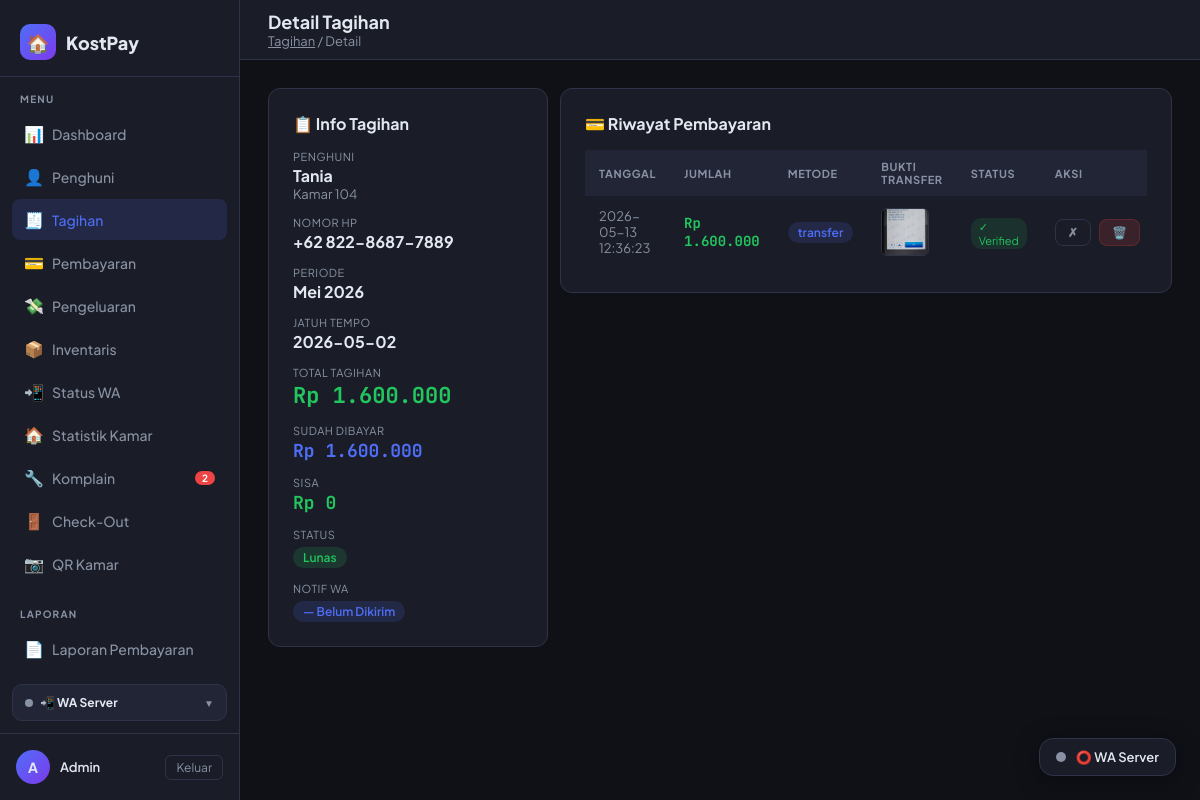
Screenshot of /tagihan/detail/21 (signed in) with the database file from the repository.
### tables this page shows
CREATE TABLE "penghuni" (
    id                          INTEGER PRIMARY KEY AUTOINCREMENT,
    nama                        TEXT    NOT NULL,
    nomor_kamar                 TEXT    NOT NULL,
    no_hp                       TEXT,
    email                       TEXT,
    tanggal_masuk               TEXT,
    harga_sewa                  REAL    NOT NULL DEFAULT 0,
    aktif                       INTEGER NOT NULL DEFAULT 1,
    created_at                  TEXT,
    foto_ktp                    TEXT,
    bukti_transfer_jaminan      TEXT,
    bukti_pengembalian_jaminan  TEXT,
    tanggal_keluar              TEXT,
    deposit                     REAL    DEFAULT 0,
    keterangan                  TEXT
  );

CREATE TABLE tagihan (
            id           INTEGER PRIMARY KEY AUTOINCREMENT,
            penghuni_id  INTEGER NOT NULL,
            bulan        TEXT    NOT NULL,   -- format: YYYY-MM
            jumlah       REAL    NOT NULL,
            keterangan   TEXT,
            status       TEXT    NOT NULL DEFAULT 'belum',  -- belum / lunas / sebagian
            created_at   TEXT    DEFAULT (datetime('now','localtime')), tanggal_jatuh_tempo TEXT, notif_wa_terkirim INTEGER NOT NULL DEFAULT 0, wa_count INTEGER DEFAULT 0,
            FOREIGN KEY (penghuni_id) REFERENCES penghuni(id)
        );

CREATE TABLE pembayaran (
            id           INTEGER PRIMARY KEY AUTOINCREMENT,
            tagihan_id   INTEGER NOT NULL,
            penghuni_id  INTEGER NOT NULL,
            jumlah_bayar REAL    NOT NULL,
            metode       TEXT    NOT NULL DEFAULT 'transfer',
            bukti_file   TEXT,               -- path file upload
            catatan      TEXT,
            tanggal_bayar TEXT   DEFAULT (datetime('now','localtime')),
            verified     INTEGER NOT NULL DEFAULT 0, keterangan TEXT DEFAULT '',
            FOREIGN KEY (tagihan_id)  REFERENCES tagihan(id),
            FOREIGN KEY (penghuni_id) REFERENCES penghuni(id)
        );

CREATE TABLE pembayaran_bukti (
            id             INTEGER PRIMARY KEY AUTOINCREMENT,
            pembayaran_id  INTEGER NOT NULL,
            filename       TEXT    NOT NULL,
            original_name  TEXT,
            uploaded_at    TEXT    DEFAULT (datetime('now','localtime')),
            FOREIGN KEY (pembayaran_id) REFERENCES pembayaran(id) ON DELETE CASCADE
        );

### routes/tagihan_routes.py (the view)
@tagihan_bp.route('/detail/<int:tid>')
@login_required
def detail(tid):
    tagihan = tagihan_model.get_tagihan_by_id(tid)
    if not tagihan:
        flash('Tagihan tidak ditemukan.', 'danger')
        return redirect(url_for('tagihan.index'))
    pembayaran_list = pembayaran_model.get_pembayaran_by_tagihan(tid)
    total_dibayar   = pembayaran_model.total_dibayar(tid)
    sisa = tagihan['jumlah'] - total_dibayar
    bukti_map = {}
    if pembayaran_list:
        pm_ids = [pm['id'] for pm in pembayaran_list]
        conn = get_db()
        try:
            conn.execute("""
                CREATE TABLE IF NOT EXISTS pembayaran_bukti (
                    id             INTEGER PRIMARY KEY AUTOINCREMENT,
                    pembayaran_id  INTEGER NOT NULL,
                    filename       TEXT    NOT NULL,
                    original_name  TEXT,
                    uploaded_at    TEXT    DEFAULT (datetime('now','localtime')),
                    FOREIGN KEY (pembayaran_id) REFERENCES pembayaran(id) ON DELETE CASCADE
                )
            """)
            placeholders = ','.join('?' for _ in pm_ids)
            rows = conn.execute(
                f"SELECT * FROM pembayaran_bukti WHERE pembayaran_id IN ({placeholders}) ORDER BY pembayaran_id, id",
                pm_ids
            ).fetchall()
            for b in rows:
                bukti_map.setdefault(b['pembayaran_id'], []).append(b)
        finally:
            conn.close()
    return render_template('tagihan/detail.html',
                           tagihan=tagihan,
                           pembayaran_list=pembayaran_list,
                           total_dibayar=total_dibayar,
                           sisa=sisa,
                           bukti_map=bukti_map,
                           today=date.today().strftime('%Y-%m-%d'))

### models/database.py (called while the page is built)
def get_db():
    conn = sqlite3.connect(DATABASE)
    conn.row_factory = sqlite3.Row
    return conn

### models/pembayaran_model.py (called while the page is built)
def get_pembayaran_by_tagihan(tagihan_id):
    conn = get_db()
    rows = conn.execute("""
        SELECT pm.*, p.nama, p.nomor_kamar
        FROM pembayaran pm
        JOIN penghuni p ON pm.penghuni_id = p.id
        WHERE pm.tagihan_id = ?
        ORDER BY pm.tanggal_bayar DESC
    """, (tagihan_id,)).fetchall()
    conn.close()
    return rows

def total_dibayar(tagihan_id):
    conn = get_db()
    result = conn.execute(
        "SELECT COALESCE(SUM(jumlah_bayar),0) as total FROM pembayaran WHERE tagihan_id=?",
        (tagihan_id,)
    ).fetchone()
    conn.close()
    return result['total']

### models/tagihan_model.py (called while the page is built)
def get_tagihan_by_id(tagihan_id):
    conn = get_db()
    row = conn.execute("""
        SELECT t.*, p.nama, p.nomor_kamar, p.no_hp
        FROM tagihan t
        JOIN penghuni p ON t.penghuni_id = p.id
        WHERE t.id = ?
    """, (tagihan_id,)).fetchone()
    conn.close()
    return row

### utils/auth.py (called while the page is built)
def login_required(f):
    @wraps(f)
    def decorated(*args, **kwargs):
        if 'admin_id' not in session:
            flash('Silakan login terlebih dahulu.', 'warning')
            return redirect(url_for('auth.login'))
        return f(*args, **kwargs)
    return decorated

### utils/context_processors.py (called while the page is built)
def register_context_processors(app):
    @app.context_processor
    def inject_komplain_badge():
        if not session.get('admin_id'):
            return {}
        try:
            from models.database import get_db
            row = get_db().execute(
                "SELECT COUNT(*) c FROM komplain WHERE status='baru'"
            ).fetchone()
            return {'komplain_baru_count': row['c'] if row and row['c'] else 0}
        except Exception:
            return {'komplain_baru_count': 0}

### utils/format_helper.py (called while the page is built)
def rupiah(amount) -> str:
    try:
        return f"Rp {float(amount):,.0f}".replace(",", ".")
    except (ValueError, TypeError):
        return "Rp 0"

def nama_bulan(bulan_str: str) -> str:
    BULAN = [
        '', 'Januari', 'Februari', 'Maret', 'April', 'Mei', 'Juni',
        'Juli', 'Agustus', 'September', 'Oktober', 'November', 'Desember'
    ]
    try:
        tahun, bln = bulan_str.split('-')
        return f"{BULAN[int(bln)]} {tahun}"
    except Exception:
        return bulan_str

### templates/tagihan/detail.html (shortened to what this page needs)
{% extends 'base.html' %}
{% block page_title %}Detail Tagihan{% endblock %}
{% block breadcrumb %}<a href="{{ url_for('tagihan.index') }}" style="color:var(--muted)">Tagihan</a> / Detail{% endblock %}
{% block content %}
{% set badge = tagihan.status | status_badge %}
<div class="flex gap-3" style="flex-wrap:wrap; align-items:flex-start;">
  <div class="card" style="min-width:280px; flex:0 0 280px;">
    <div class="card-title mb-4">📋 Info Tagihan</div>
    <div style="display:flex; flex-direction:column; gap:14px;">
      <div>
        <div class="text-muted" style="font-size:11px; text-transform:uppercase; letter-spacing:.5px;">Penghuni</div>
        <div class="fw-bold" style="margin-top:2px;">{{ tagihan.nama }}</div>
        <div class="text-muted">Kamar {{ tagihan.nomor_kamar }}</div>
      </div>
      <div>
        <div class="text-muted" style="font-size:11px; text-transform:uppercase; letter-spacing:.5px;">Nomor HP</div>
        <div style="margin-top:2px;">
          {% if tagihan.no_hp %}
            <span class="fw-bold">{{ tagihan.no_hp }}</span>
          {% endif %}
        </div>
      </div>
      <div>
        <div class="text-muted" style="font-size:11px; text-transform:uppercase; letter-spacing:.5px;">Periode</div>
        <div class="fw-bold" style="margin-top:2px;">{{ tagihan.bulan | nama_bulan }}</div>
      </div>
      <div>
        <div class="text-muted" style="font-size:11px; text-transform:uppercase; letter-spacing:.5px;">Jatuh Tempo</div>
        <div style="margin-top:2px;">
          {% if tagihan.tanggal_jatuh_tempo %}
            {% if tagihan.status != 'lunas' and tagihan.tanggal_jatuh_tempo < today %}
              <span class="badge badge-danger">⚠️ {{ tagihan.tanggal_jatuh_tempo }}</span>
              <div class="text-muted" style="font-size:11px; margin-top:4px;">Sudah melewati jatuh tempo</div>
            {% else %}
              <span class="fw-bold">{{ tagihan.tanggal_jatuh_tempo }}</span>
            {% endif %}
          {% else %}
            <span class="text-muted">—</span>
          {% endif %}
        </div>
      </div>
      <div>
        <div class="text-muted" style="font-size:11px; text-transform:uppercase; letter-spacing:.5px;">Total Tagihan</div>
        <div class="fw-bold text-mono text-green" style="font-size:22px; margin-top:2px;">{{ tagihan.jumlah | rupiah }}</div>
      </div>
      <div>
        <div class="text-muted" style="font-size:11px; text-transform:uppercase; letter-spacing:.5px;">Sudah Dibayar</div>
        <div class="fw-bold text-mono text-accent" style="font-size:18px; margin-top:2px;">{{ total_dibayar | rupiah }}</div>
      </div>
      <div>
        <div class="text-muted" style="font-size:11px; text-transform:uppercase; letter-spacing:.5px;">Sisa</div>
        <div class="fw-bold text-mono {% if sisa > 0 %}text-red{% else %}text-green{% endif %}" style="font-size:18px; margin-top:2px;">{{ sisa | rupiah }}</div>
      </div>
      <div>
        <div class="text-muted" style="font-size:11px; text-transform:uppercase; letter-spacing:.5px;">Status</div>
        <div style="margin-top:4px;"><span class="badge badge-{{ badge.color }}">{{ badge.label }}</span></div>
      </div>
      <div>
        <div class="text-muted" style="font-size:11px; text-transform:uppercase; letter-spacing:.5px;">Notif WA</div>
        <div style="margin-top:4px;">
          {% if tagihan.notif_wa_terkirim %}
            <span class="badge badge-success">✓ Sudah Dikirim</span>
          {% else %}
            <span class="badge badge-info">— Belum Dikirim</span>
          {% endif %}
        </div>
      </div>
    </div>
  </div>
  <div class="card" style="flex:1; min-width:320px;">
    <div class="card-title mb-4">💳 Riwayat Pembayaran</div>
    {% if pembayaran_list %}
    <div class="table-wrap">
      <table>
        <thead>
          <tr><th>Tanggal</th><th>Jumlah</th><th>Metode</th><th>Bukti Transfer</th><th>Status</th><th>Aksi</th></tr>
        </thead>
        <tbody>
        {% for pm in pembayaran_list %}
        {% set bukti_list = bukti_map.get(pm.id, []) %}
        <tr>
          <td class="text-muted" style="font-size:13px;">{{ pm.tanggal_bayar }}</td>
          <td class="text-mono text-green fw-bold">{{ pm.jumlah_bayar | rupiah }}</td>
          <td><span class="badge badge-info">{{ pm.metode }}</span></td>
          <td>
            {% if bukti_list %}
              <div style="display:flex; flex-wrap:wrap; gap:5px; align-items:center;">
                {% for b in bukti_list %}
                  {% if b.filename.endswith('.pdf') %}
                    <a href="{{ url_for('static', filename='uploads/' ~ b.filename) }}"
                       target="_blank"
                       class="btn btn-outline btn-sm"
                       title="{{ b.original_name or 'PDF' }}">📄 PDF</a>
                  {% else %}
                    <img src="{{ url_for('static', filename='uploads/' ~ b.filename) }}"
                         class="bukti-thumb"
                         onclick="showImg('{{ url_for('static', filename='uploads/' ~ b.filename) }}')"
                         title="{{ b.original_name or '' }}"
                         alt="Bukti {{ loop.index }}">
                  {% endif %}
                {% endfor %}
              </div>
            {% else %}
              <span class="text-muted">—</span>
            {% endif %}
          </td>
          <td>
            {% if pm.verified %}
              <span class="verified-chip yes">✓ Verified</span>
            {% else %}
              <span class="verified-chip no">⏳ Pending</span>
            {% endif %}
          </td>
          <td>
            <div class="flex gap-2">
              {% if not pm.verified %}
              <a href="{{ url_for('pembayaran.verifikasi', pid=pm.id, status=1) }}" class="btn btn-success btn-sm" title="Verifikasi">✓</a>
              {% else %}
              <a href="{{ url_for('pembayaran.verifikasi', pid=pm.id, status=0) }}" class="btn btn-outline btn-sm" title="Batalkan verifikasi">✗</a>
              {% endif %}
              <a href="{{ url_for('pembayaran.hapus', pid=pm.id) }}"
                 class="btn btn-danger btn-sm"
                 onclick="return confirm('Hapus pembayaran ini?')" title="Hapus">🗑️</a>
            </div>
          </td>
        </tr>
        {% endfor %}
        </tbody>
      </table>
    </div>
    {% else %}
    <div class="empty"><div class="empty-icon">💳</div>Belum ada pembayaran untuk tagihan ini.</div>
    {% endif %}
  </div>
</div>
{% endblock %}

### templates/base.html (style rules this page uses)
:root { --bg: #0f1117; --surface: #1a1d27; --surface2: #222535; --border: #2e3347; --accent: #4f6ef7; --accent2: #7c3aed; --green: #22c55e; --yellow: #eab308; --red: #ef4444; --text: #e2e8f0; --muted: #8892a4; --font: 'Plus Jakarta Sans', sans-serif; --mono: 'JetBrains Mono', monospace; --radius: 12px; --sidebar-w: 240px; }
* { box-sizing: border-box; margin: 0; padding: 0; }
body { font-family: var(--font); background: var(--bg); color: var(--text); min-height: 100vh; display: flex; }
.card { background: var(--surface); border: 1px solid var(--border); border-radius: var(--radius); padding: 24px; }
.card-title { font-size: 16px; font-weight: 700; }
.table-wrap { overflow-x: auto; }
table { width: 100%; border-collapse: collapse; font-size: 14px; }
th { background: var(--surface2); color: var(--muted); font-size: 11px; font-weight: 700; text-transform: uppercase; letter-spacing: .6px; padding: 10px 14px; text-align: left; }
td { padding: 12px 14px; border-bottom: 1px solid var(--border); }
tr:last-child td { border-bottom: none; }
.badge { display: inline-flex; align-items: center; padding: 3px 10px; border-radius: 20px; font-size: 12px; font-weight: 600; }
.badge-success { background: rgba(34,197,94,.15); color: var(--green); }
.badge-info { background: rgba(79,110,247,.15); color: var(--accent); }
.btn { display: inline-flex; align-items: center; gap: 6px; padding: 9px 18px; border-radius: 8px; font-size: 14px; font-weight: 600; cursor: pointer; border: none; text-decoration: none; transition: all .15s; }
.btn-danger { background: rgba(239,68,68,.15); color: var(--red); border: 1px solid rgba(239,68,68,.2); }
.btn-sm { padding: 5px 12px; font-size: 12px; }
.btn-outline { background: none; border: 1px solid var(--border); color: var(--muted); }
.bukti-thumb { width: 48px; height: 48px; border-radius: 6px; object-fit: cover; cursor: pointer; border: 1px solid var(--border); }
.flex { display: flex; }
.gap-2 { gap: 8px; }
.gap-3 { gap: 12px; }
.mb-4 { margin-bottom: 16px; }
.text-muted { color: var(--muted); font-size: 13px; }
.text-mono { font-family: var(--mono); }
.fw-bold { font-weight: 700; }
.text-green { color: var(--green); }
.text-accent { color: var(--accent); }
.verified-chip { display: inline-flex; align-items: center; gap: 4px; font-size: 11px; padding: 2px 8px; border-radius: 10px; }
.verified-chip.yes { background: rgba(34,197,94,.12); color: var(--green); }

### rows the page displays
penghuni: nama "Tania", nomor_kamar "104", no_hp "+62 822-8687-7889"
tagihan: bulan|nama_bulan "Mei 2026", tanggal_jatuh_tempo "2026-05-02", jumlah|rupiah "Rp 1.600.000", label "Lunas"
pembayaran: tanggal_bayar "2026-05-13 12:36:23", jumlah_bayar|rupiah "Rp 1.600.000", metode "transfer", verified "✓ Verified"
pembayaran_bukti: filename (picture)

### other values shown
{{ komplain_baru_count }} "2"
{{ (session.admin_nama or 'A')[0] }} "A"
{{ session.admin_nama or 'Admin' }} "Admin"
{{ total_dibayar | rupiah }} "Rp 1.600.000"
{{ sisa | rupiah }} "Rp 0"
